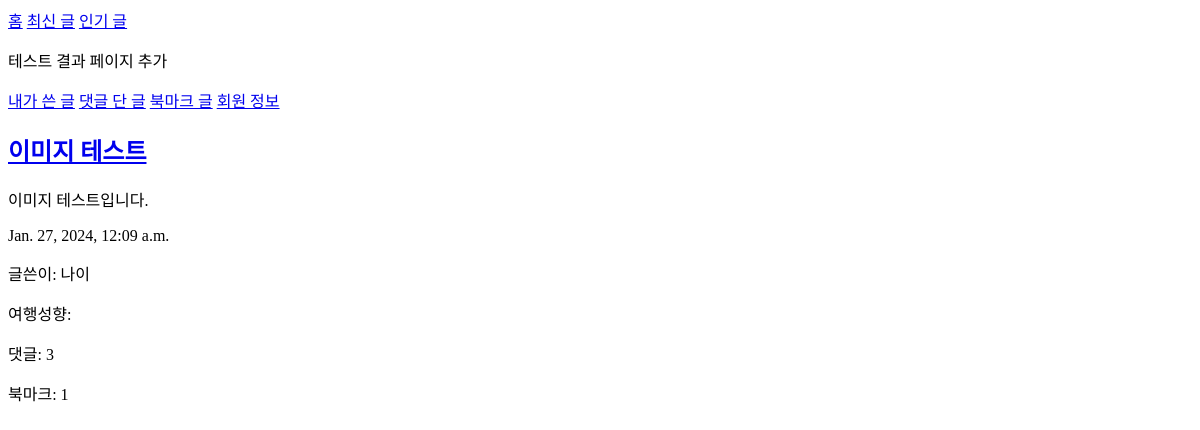
Before: /mypage/my_posts (signed in) with the older database file.
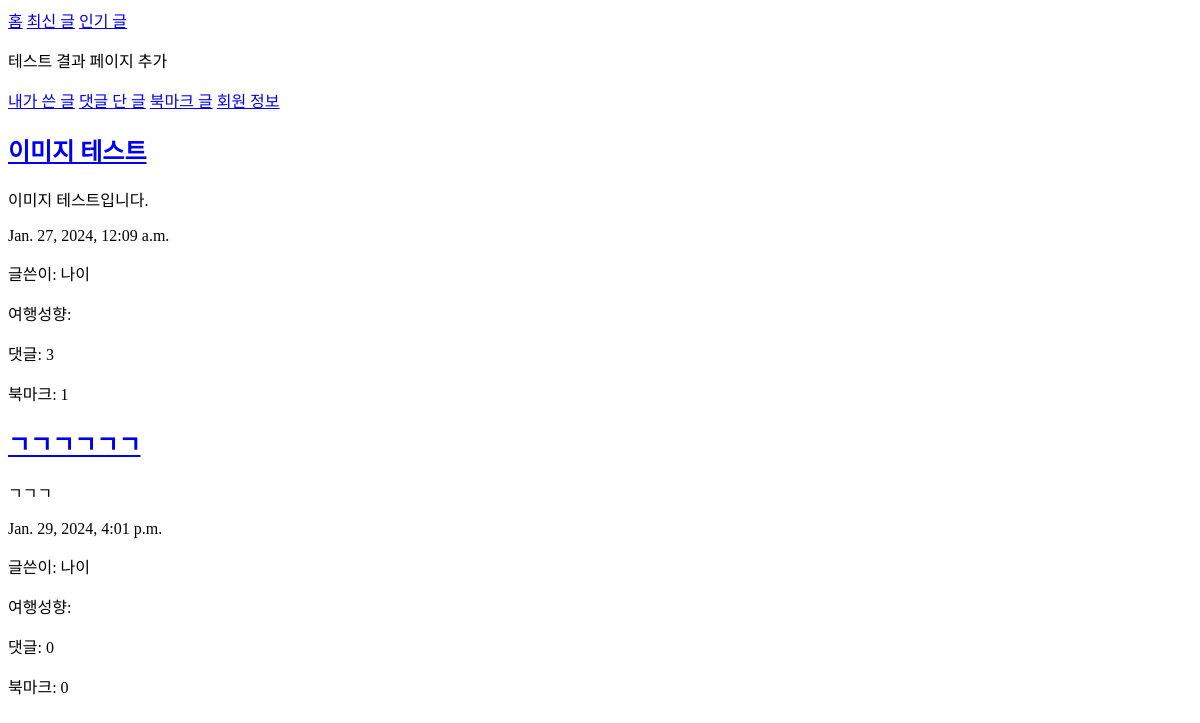
After: the same page with the newer database file.
### board/models.py (models this page shows)
class Post(models.Model):
    author = models.ForeignKey(User, null=True, on_delete=models.CASCADE)                     # 작성자
    title = models.CharField(max_length=200)                                                  # 제목
    content = models.TextField()                                                              # 내용
    image = models.ImageField(upload_to='post_images/', null=True, blank=True)                # 이미지 첨부
    bookmarked = models.ManyToManyField(User, related_name='bookmarked_posts', blank=True) # 북마크
    created_at = models.DateTimeField(auto_now_add=True)                                      # 작성일
    updated_at = models.DateTimeField(auto_now=True)                                          # 수정일
    class Meta:
        ordering = ['-created_at']

### sign/models.py (models this page shows, shortened)
class CustomUser(AbstractUser):
    GENDER_CHOICES = (
        ('M', '남성'),
        ('F', '여성'),
        ('N', '미지정')
    )
    USER_TYPE_CHOICES = (
        ('Sun', '태양형'),
        ('Jupiter', '목성형'),
        ('Comet', '혜성형'),
        ('Earth', '지구형'),
        ('Moon', '달형'),
        ('Saturn', '토성형'),
        ('White', '화이트홀형'),
        ('Black', '블랙홀형'),
    )
    user_id = models.CharField(max_length=32, unique=True, verbose_name='아이디', default='default')
    user_pw = models.CharField(max_length=128, verbose_name='비밀번호')
    username = models.CharField(max_length=32, unique=True, verbose_name='이름')
    user_register_dttm = models.DateTimeField(auto_now_add=True, verbose_name='계정 생성시간')
    nickname = models.CharField(max_length=50, unique=True, verbose_name='닉네임')
    birth_date = models.DateField(verbose_name='생년월일', null=True, blank=True)
    gender = models.CharField(max_length=1, choices=GENDER_CHOICES)
    profile_pic = models.ImageField(upload_to='profile_pics/', null=True, blank=True, verbose_name='프로필 사진')
    objects = CustomUserManager()
    USERNAME_FIELD = 'user_id'
    REQUIRED_FIELDS = ['email']
    bio = models.TextField(max_length=500, blank=True) # 자기소개
    user_type = models.CharField(max_length=10, choices=USER_TYPE_CHOICES)
    is_active = models.BooleanField(default=True)
    is_admin = models.BooleanField(default=False)
    class Meta:
         db_table='sign_customuser'

### mypage/views.py (the view)
# urls.py: path('my_posts', views.my_posts, name='my_posts'),
@login_required
def my_posts(request):
    user = request.user
    my_posts = user.post_set.all().annotate(bookmark_count=Count('bookmarked'))
    return render(request, 'my_posts.html', {'my_posts': my_posts})

### mypage/templates/my_posts.html (shortened to what this page needs)
<!DOCTYPE html>
<html lang="en">
<head>
</head>
<body>
    <a href="{% url 'home' %}">홈</a>
    <a href="{% url 'post_list' %}">최신 글</a>
    <a href="{% url 'post_list2' %}">인기 글</a>
    <p>테스트 결과 페이지 추가</p>
    <a href="{% url 'my_posts' %}">내가 쓴 글</a>
    <a href="{% url 'my_comments' %}">댓글 단 글</a>
    <a href="{% url 'bookmarked_posts' %}">북마크 글</a>
    <a href="{% url 'my_info' %}">회원 정보</a>
    {% for post in my_posts %}
<div>
    <h2><a href="{% url 'post_detail' post_id=post.pk %}">{{ post.title }}</a></h2>
    <p>{{ post.content }}</p>
    <p>{{ post.created_at }}</p>
    <p>글쓴이: {{ post.author.nickname }}</p>
    <p>여행성향: {{ post.author.user_type }}</p>
    <p>댓글: {{ post.comments.all.count }}</p>
    <p>북마크: {{ post.bookmark_count }}</p>
</div>
{% endfor %}
</body>
</html>

Changed rows visible on the page:
added Post: title "ㄱㄱㄱㄱㄱㄱ", content "ㄱㄱㄱ", created_at "Jan. 29, 2024, 4:01 p.m.", author.nickname "나이", comments.all.count "0", bookmark_count "0"
